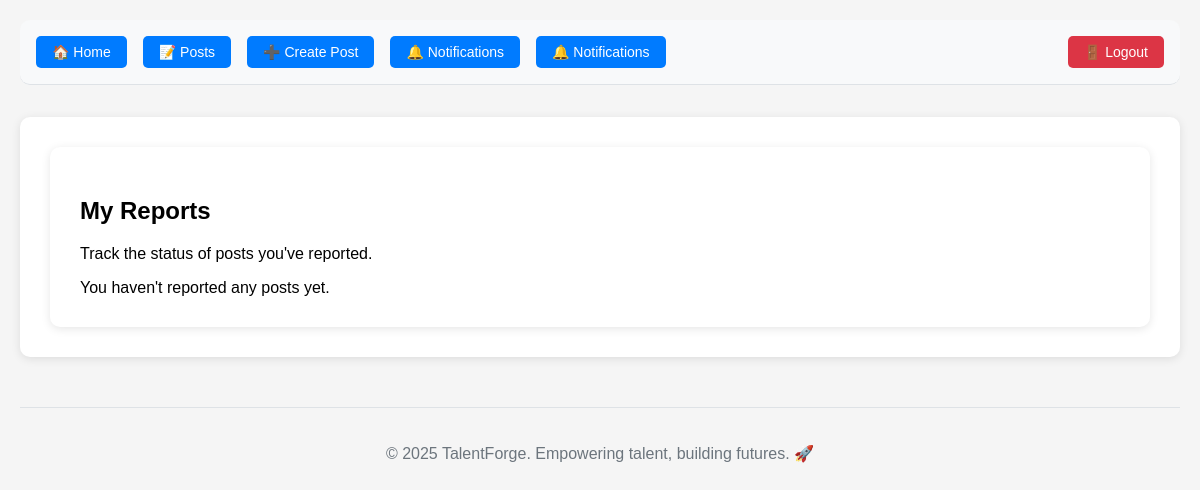
The app's page /posts/my-reports/ (signed in), older data.
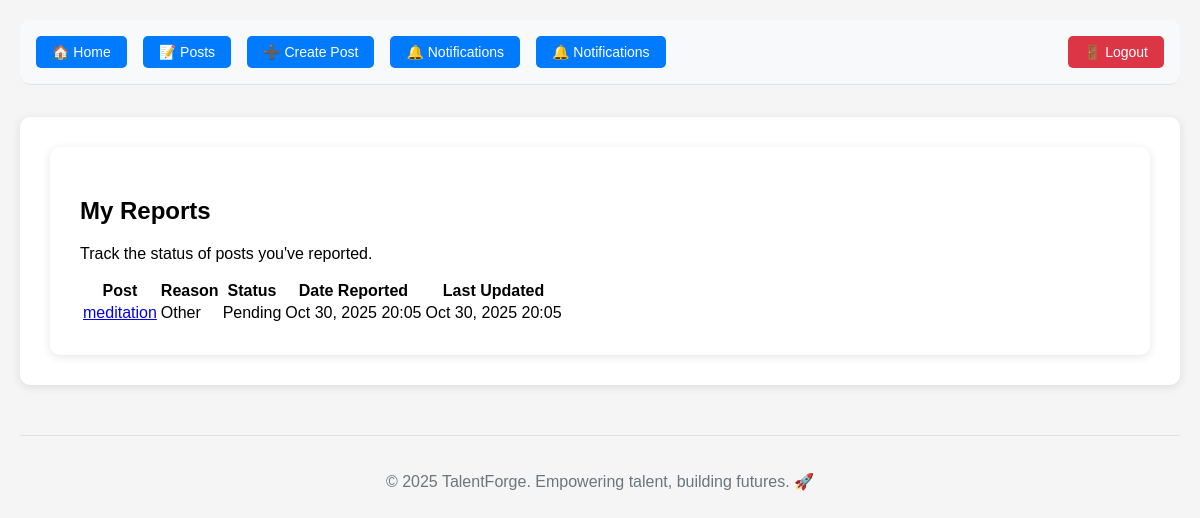
The same page, newer data.
### posts/models.py (models this page shows, shortened)
class Report(models.Model):
    REPORT_CHOICES = [
        ('spam', 'Spam'),
        ('harassment', 'Harassment'),
        ('inappropriate', 'Inappropriate Content'),
        ('violence', 'Violence'),
        ('hate_speech', 'Hate Speech'),
        ('other', 'Other'),
    ]
    STATUS_CHOICES = [
        ('pending', 'Pending'),
        ('under_review', 'Under Review'),
        ('resolved', 'Resolved'),
        ('dismissed', 'Dismissed'),
    ]
    post = models.ForeignKey('Post', on_delete=models.CASCADE, related_name='reports')
    reporter = models.ForeignKey(User, on_delete=models.CASCADE, related_name='reports_made')
    reason = models.CharField(max_length=20, choices=REPORT_CHOICES)
    description = models.TextField(blank=True, null=True, help_text="Additional details about the report")
    status = models.CharField(max_length=15, choices=STATUS_CHOICES, default='pending')
    created_at = models.DateTimeField(auto_now_add=True)
    updated_at = models.DateTimeField(auto_now=True)
    class Meta:
        ordering = ['-created_at']

class Post(models.Model):
    POST_TYPES = [
        ('text', 'Text'),
        ('image', 'Image'),
        ('video', 'Video'),
        ('job', 'Job Offer'),
    ]
    author = models.ForeignKey(User, on_delete=models.CASCADE, related_name='posts')
    type = models.CharField(max_length=10, choices=POST_TYPES)
    title = models.CharField(max_length=200, blank=True, null=True)
    content = models.TextField(blank=True, null=True)
    image = models.ImageField(upload_to='posts/images/', blank=True, null=True)
    video = models.FileField(upload_to='posts/videos/', blank=True, null=True)
    created_at = models.DateTimeField(auto_now_add=True)
    shared_post = models.ForeignKey('self', on_delete=models.CASCADE, null=True, blank=True, related_name='shares')

### posts/views.py (the view)
# urls.py: path('my-reports/', views.my_reports, name='my_reports'),
@login_required
def my_reports(request):
    reports = Report.objects.filter(reporter=request.user).select_related('post')
    context = {
        'reports': reports
    }
    return render(request, 'posts/my_reports.html', context)

### posts/templates/posts/my_reports.html (shortened to what this page needs)
{% extends 'layout.html' %}
{% block content %}
<div class="container mt-4">
    <div class="row">
        <div class="col-12">
            <h2>My Reports</h2>
            <p class="text-muted">Track the status of posts you've reported.</p>
            {% if reports %}
            <div class="table-responsive">
                <table class="table table-striped">
                    <thead>
                        <tr>
                            <th>Post</th>
                            <th>Reason</th>
                            <th>Status</th>
                            <th>Date Reported</th>
                            <th>Last Updated</th>
                        </tr>
                    </thead>
                    <tbody>
                        {% for report in reports %}
                        <tr>
                            <td>
                                <a href="{% url 'posts:post_detail' report.post.id %}">
                                    {{ report.post.content|truncatewords:10 }}
                                </a>
                            </td>
                            <td>{{ report.get_reason_display }}</td>
                            <td>
                                <span class="badge
                                    {% if report.status == 'pending' %}bg-warning
                                    {% elif report.status == 'under_review' %}bg-info
                                    {% elif report.status == 'resolved' %}bg-success
                                    {% else %}bg-secondary{% endif %}">
                                    {{ report.get_status_display }}
                                </span>
                            </td>
                            <td>{{ report.created_at|date:"M d, Y H:i" }}</td>
                            <td>{{ report.updated_at|date:"M d, Y H:i" }}</td>
                        </tr>
                        {% endfor %}
                    </tbody>
                </table>
            </div>
            {% else %}
            <div class="alert alert-info">
                You haven't reported any posts yet.
            </div>
            {% endif %}
        </div>
    </div>
</div>
{% endblock %}

Row changes from the older to the newer data that the page shows:
added Report: post.content "meditation", reason "Other", status "Pending", created_at "Oct 30, 2025 20:05", updated_at "Oct 30, 2025 20:05"
Text that changed along with them:
text no longer shown: "You haven't reported any posts yet."
text now shown: "Post Reason Status Date Reported Last Updated"
